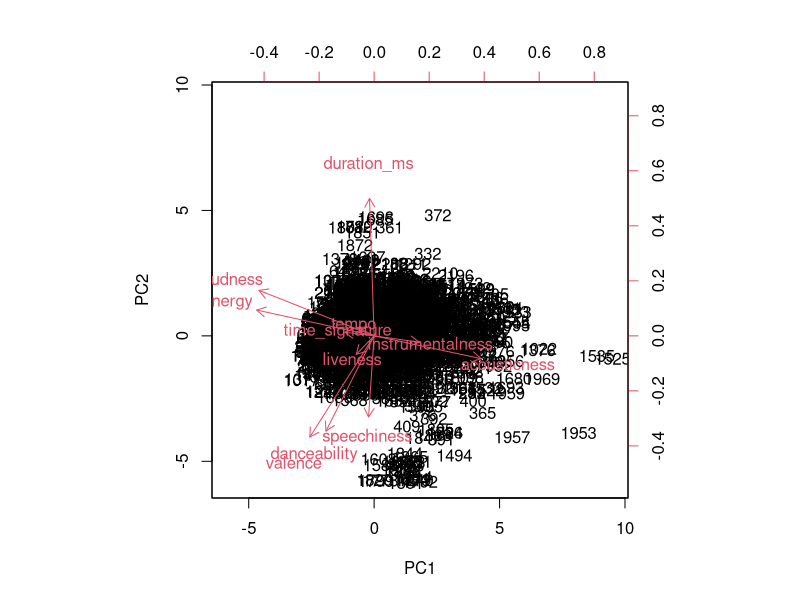
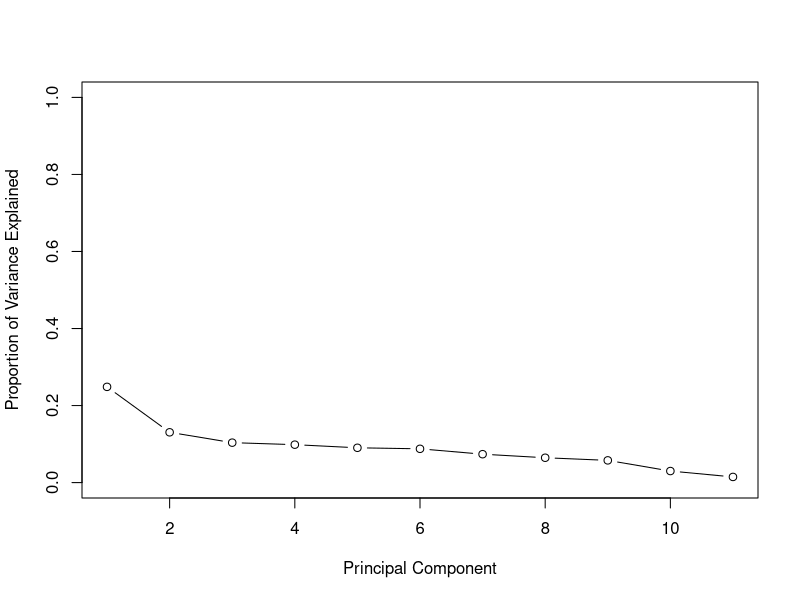
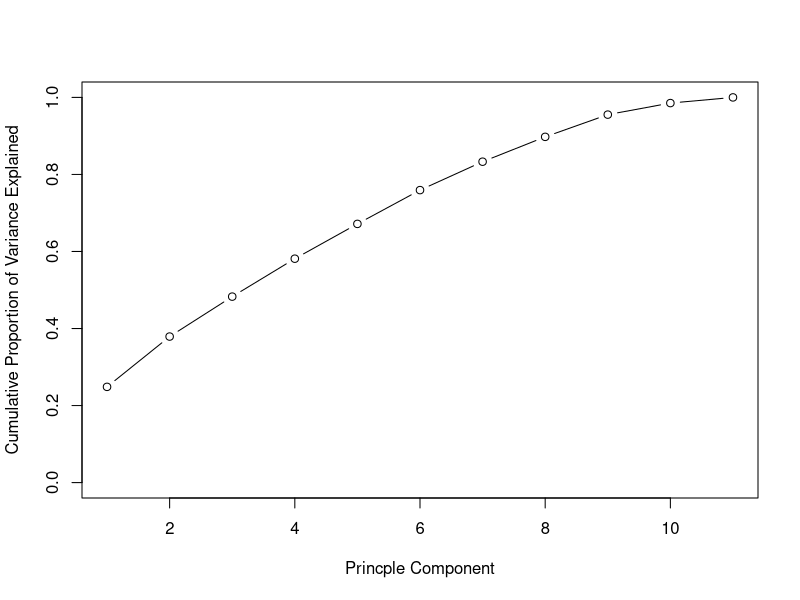
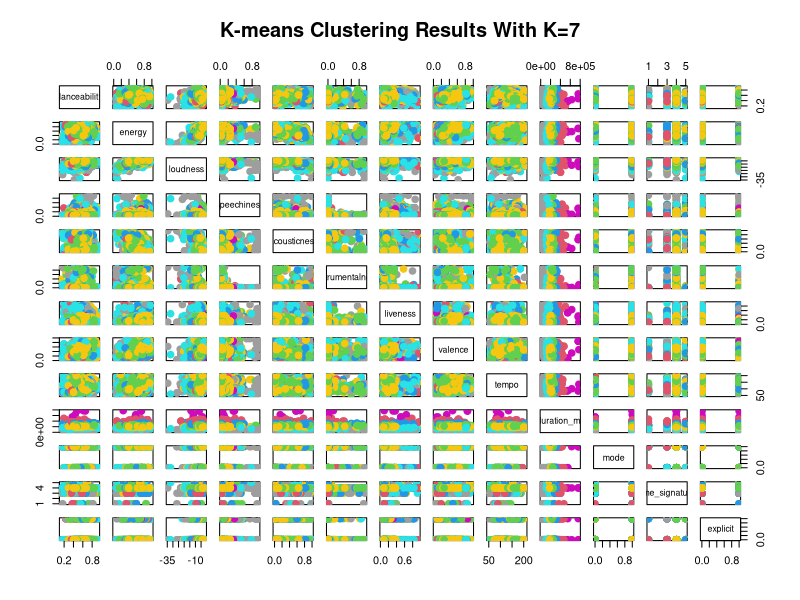
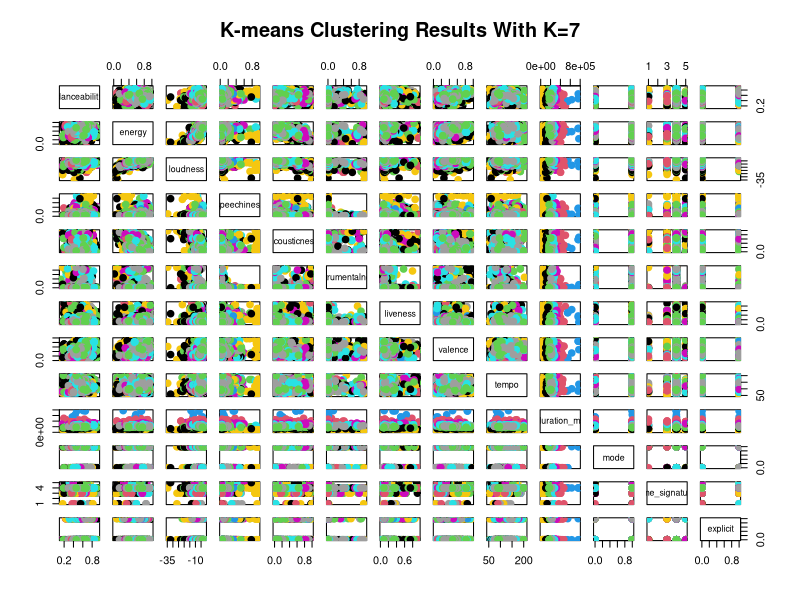
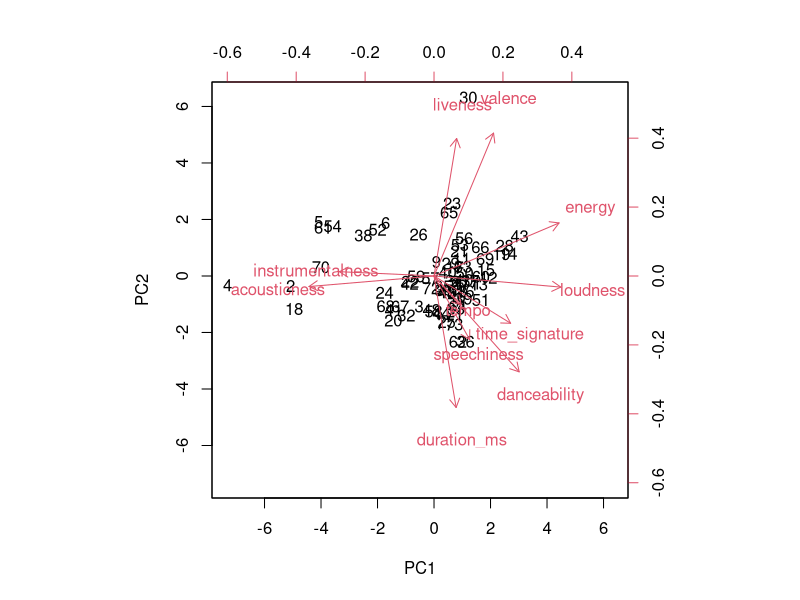
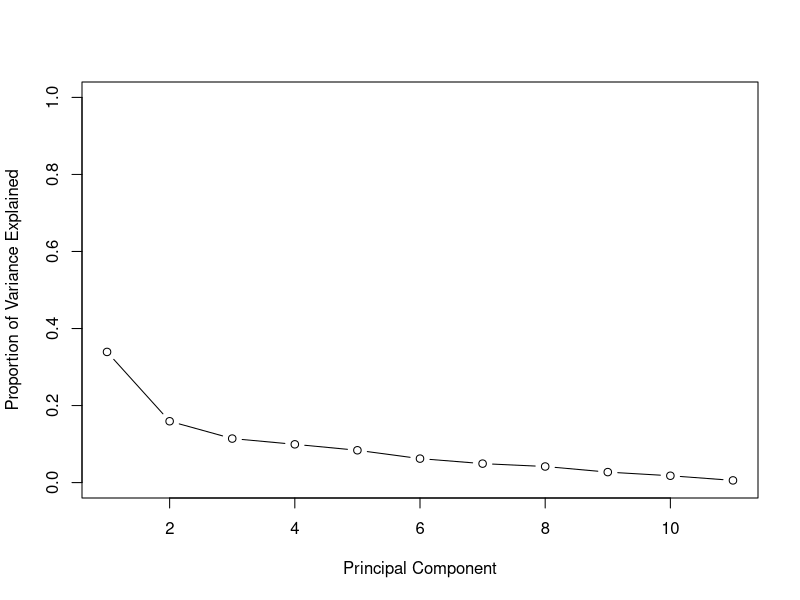
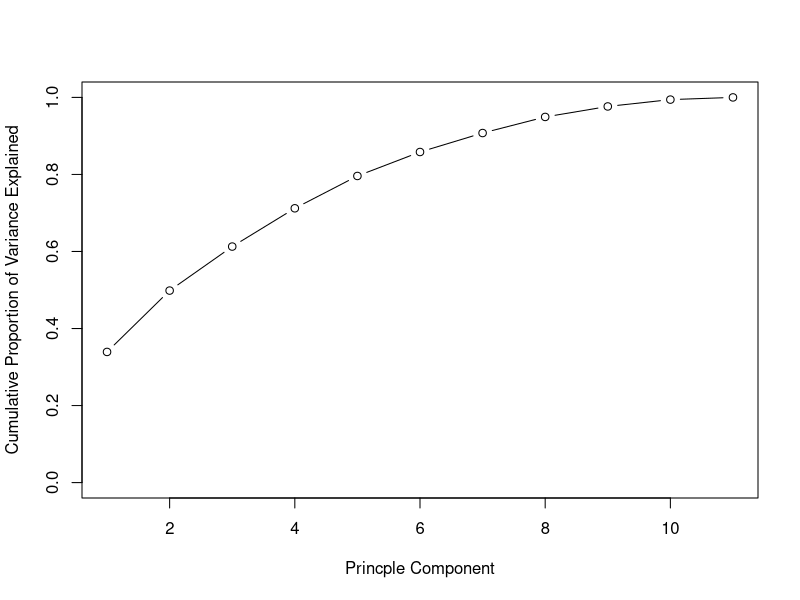

Reproduce these figures in R, in order. (Note: this script raises an error after producing the figures.)
## ---- chunk 1
knitr::opts_chunk$set(echo = TRUE)
## ---- chunk 2
library(tidyverse)
library(readr)
library(here)
library(ggrepel)
library(gganimate)
library(ggplot2)
## ---- chunk 3
all <- read_csv(here("data/all.csv")) 

#only keeping numeric var for pca
all_pca <- all %>%
  select(danceability, energy, loudness, speechiness, acousticness, instrumentalness,
         liveness, valence, tempo, duration_ms, time_signature)

all_cluster <- all %>%
  select(danceability, energy, loudness, speechiness, acousticness, instrumentalness,
         liveness, valence, tempo, duration_ms, mode, time_signature, explicit)
## ---- chunk 4
#PCA
pr.out = prcomp(all_pca, scale = TRUE)

#means
pr.out$center
#standard dev
pr.out$scale
#principal component loading
pr.out$rotation

#biplot
pr.out$rotation = - pr.out$rotation
pr.out$x = - pr.out$x
biplot(pr.out, scale = 0)

#variance of principal components
pr.var = pr.out$sdev^2
pve = pr.var / sum(pr.var)

#principal comp vs var plots
plot(pve, xlab = "Principal Component", ylab = "Proportion of Variance Explained",
     ylim = c(0, 1), type = "b")
plot(cumsum(pve), xlab = "Princple Component", ylab = "Cumulative Proportion of Variance Explained",
     ylim = c(0, 1), type = "b")
## ---- chunk 5
#k means with k = 7
km.out = kmeans(all_cluster, centers = 7, nstart = 50)
plot(all_cluster, col = (km.out$cluster + 1), main = "K-means Clustering Results With K=7",
     pch = 20, cex = 2)

#k means with k = 8
km.out1 = kmeans(all_cluster, centers = 8, nstart = 50)
plot(all_cluster, col = (km.out1$cluster + 1), main = "K-means Clustering Results With K=7",
     pch = 20, cex = 2)
## ---- chunk 6
#clustering with albums, not individual songs
album_pca <- all %>%
  group_by(album_name) %>%
  summarize(danceability = mean(danceability),
         energy = mean(energy),
         loudness = mean(loudness), 
         speechiness = mean(speechiness), 
         acousticness = mean(acousticness), 
         instrumentalness = mean(instrumentalness),
         liveness = mean(liveness), 
         valence = mean(valence), 
         tempo = mean(tempo), 
         duration_ms = mean(duration_ms), 
         time_signature = mean(time_signature)) %>%
  select(-album_name)

album_PCA_titles <- all %>%
  group_by(album_name) %>%
  summarize(danceability = mean(danceability),
         energy = mean(energy),
         loudness = mean(loudness), 
         speechiness = mean(speechiness), 
         acousticness = mean(acousticness), 
         instrumentalness = mean(instrumentalness),
         liveness = mean(liveness), 
         valence = mean(valence), 
         tempo = mean(tempo), 
         duration_ms = mean(duration_ms), 
         time_signature = mean(time_signature)) %>%
  mutate(artist = case_when(
    album_name %in% c("Taylor Swift", "Fearless", "Speak Now", "Red", "1989",
                      "reputation", "Lover", "folklore", "evermore") ~ "Taylor Swift",
    album_name %in% c("Yours Truly", "My Everything", "Dangerous Woman", "thank u, next",
                      "Sweetener", "Positions") ~ "Ariana Grande",
    album_name %in% c("Yellow Submarine Songtrack", "Live At The Hollywood Bowl", 
                      "The Beatles") ~ "The Beatles",
    album_name == "Honeymoon" ~ "Beach Bunny",
    album_name %in% c("True Romance", "SUCKER", "Number 1 Angel", "Pop 2",
                      "Charli", "how i'm feeling now") ~ "Charli XCX",
    album_name %in% c("Wide Open Spaces", "Fly", "Home", "Taking The Long Way",
                      "Gaslighter") ~ "The Chicks",
    album_name %in% c("Tug of War", "Kiss", "Emotion", "EMOTION SIDE B +", "Dedicated",
                      "Dedicated Side B") ~ "Carly Rae Jepsen",
    album_name %in% c("So Far Gone", "Thank Me Later", "Take Care", "Nothing Was The Same",
                      "If You're Reading This It's Too Late", "What A Time To Be Alive", "Views",
                      "More Life", "Scorpion", "Care Package", "Dark Lane Demo Tapes") ~ "Drake",
    album_name %in% c("Dua Lipa", "Future Nostalgia") ~ "Dua Lipa",
    album_name %in% c("Wasteland, Baby!", "Hozier") ~ "Hozier",
    album_name %in% c("For Emma, Forever Ago", "Bon Iver", "22, A Million", "i,i") ~ "Bon Iver",
    album_name %in% c("The College Dropout", "Late Registration", "Graduation", "808s & Heartbreak",
                      "My Beautiful Dark Twisted Fantasy", "Watch The Throne", "Yeezus",
                      "The Life Of Pablo", "ye", "KIDS SEE GHOSTS", "JESUS IS KING") ~ "Kanye",
    album_name %in% c("Pure Heroine", "Melodrama") ~ "Lorde",
    album_name %in% c("Wednesday Morning, 3 A.M.", "Parsley, Sage, Rosemary And Thyme", "Bookends",
                      "The Graduate", "Bridge Over Troubled Water") ~ "Simon & Garfunkel"
    
  ))

## ---- chunk 7
#pca with albums
pr.out_album = prcomp(album_pca, scale = TRUE)

#means
pr.out_album$center
#standard dev
pr.out_album$scale
#principal component loading
pr.out_album$rotation

#biplot
pr.out_album$rotation = - pr.out_album$rotation
pr.out_album$x = - pr.out_album$x
biplot(pr.out_album, scale = 0)

#variance of principal components
pr.var_album = pr.out_album$sdev^2
pve_album = pr.var_album / sum(pr.var_album)

#principal comp vs var plots
plot(pve_album, xlab = "Principal Component", ylab = "Proportion of Variance Explained",
     ylim = c(0, 1), type = "b")
plot(cumsum(pve_album), xlab = "Princple Component", ylab = "Cumulative Proportion of Variance Explained",
     ylim = c(0, 1), type = "b")

#pca graphs
pca_rotations <- data.frame(pr.out_album$rotation)
pca_rotations$variables <- rownames(pca_rotations)
PC1graph <- 
  ggplot(data = pca_rotations, mapping = aes(x = variables, y = PC1, 
                                          fill = variables)) +
  geom_col() +
  coord_flip() +
  labs(title = "Production: Simple vs. Embellished") +
  theme(legend.position = "none")
PC1graph

PC2graph <- 
  ggplot(data = pca_rotations, mapping = aes(x = variables, y = PC2, 
                                          fill = variables)) +
  geom_col() +
  coord_flip() +
  theme(legend.position = "none") +
  labs(title = "Rhythm vs. Energy")
PC2graph

PC3graph <- 
  ggplot(data = pca_rotations, mapping = aes(x = variables, y = PC3, 
                                          fill = variables)) +
  geom_col() +
  coord_flip() +
  theme(legend.position = "none")
PC3graph

pca_titles <- as.data.frame(pr.out_album$x)
pca_titles$album_name <- album_PCA_titles$album_name
pca_titles$artist <- album_PCA_titles$artist

taylor_pca <- ggplot(pca_titles, aes(x = PC1, y = PC2)) +
  geom_point(alpha = .3) +
  geom_text_repel(data = subset(pca_titles, artist == "Taylor Swift"),
            aes(label = album_name)) +
  geom_point(data = subset(pca_titles, artist == "Taylor Swift"), 
             mapping = aes(x = PC1, y = PC2),
             alpha = .7, color = "purple2") +
  ylab("Rhythm vs. Energy") +
  xlab("Production: Simple vs Embellished")
taylor_pca

p_pca_album <- ggplot(pca_titles, aes(x = PC1, y = PC2)) +
  geom_text(data = pca_titles, aes(label = album_name, y = PC2 + .2)) +
  xlab("Production: Simple vs Embellished") +
  ylab("Rhythm vs Energy") +
  transition_states(artist, transition_length = 5)
animate(p_pca_album, fps = 0.5) + 
  ggtitle('Artist: {closest_state}')
## ---- chunk 8
##clustering with albums
#choosing k
n_pca <- as_tibble(pr.out_album$x[, 1:3])
n_clusters_kmeans1<-kmeans(n_pca, centers = 1, nstart = 20)
n_clusters_kmeans2<-kmeans(n_pca, centers = 2, nstart = 20)
n_clusters_kmeans3<-kmeans(n_pca, centers = 3, nstart = 20)
n_clusters_kmeans4<-kmeans(n_pca, centers = 4, nstart = 20)
n_clusters_kmeans5<-kmeans(n_pca, centers = 5, nstart = 20)
n_clusters_kmeans6<-kmeans(n_pca, centers = 6, nstart = 20)
kmeansvariation <- tibble("K" = 1:6,
                              "SS" = c(n_clusters_kmeans1$tot.withinss,
                                       n_clusters_kmeans2$tot.withinss,
                                       n_clusters_kmeans3$tot.withinss,
                                       n_clusters_kmeans4$tot.withinss,
                                       n_clusters_kmeans5$tot.withinss,
                                       n_clusters_kmeans6$tot.withinss))

ggplot(data = kmeansvariation, mapping = aes(x = K, y = SS)) +
  geom_line() +
  geom_point() +
  labs(title = "K means scree plot")

#complete linkage plot
n_pca_dist <- dist(n_pca)
distmatrix <- as.matrix(n_pca_dist)
n_clusters_hier<-hclust(dist(n_pca))
plot(n_clusters_hier, xlab = "", ylab = "", sub = "", 
     main = "Complete Linkage")

#cut = 4
n_clusters_hier_cut <- cutree(n_clusters_hier, 4)

n_pca_kmeans <- n_pca %>% mutate(cluster = n_clusters_kmeans4$cluster)
n_pca_hier <- n_pca %>% mutate(cluster = n_clusters_hier_cut)

ggplot(n_pca_kmeans, aes(x = PC1, y = PC2,
                          color = as.factor(cluster))) + 
  geom_point(alpha = .6) +
  labs(title = "kmeans clustering")

ggplot(n_pca_hier, aes(x = PC1, y = PC2, 
                        color = as.factor(cluster))) +
  geom_point(alpha = .6) +
  labs(title = "hierarchical clustering")
## ---- chunk 9
n_pca_kmeans$album_name <- album_PCA_titles$album_name
n_pca_kmeans$artist <- album_PCA_titles$artist

n_pca_hier$album_name <- album_PCA_titles$album_name
n_pca_hier$artist <- album_PCA_titles$artist
## ---- chunk 10
#saving data for dashboard
write_csv(pca_rotations, file = "pca_rotations.csv")
write_csv(pca_titles, file = "pca_titles.csv")
#n_clusters_hier <- as.data.frame(n_clusters_hier)
#write_csv(n_clusters_hier, file = "n_clusters_hier.csv")
write_csv(n_pca_kmeans, file = "n_pca_kmeans.csv")
write_csv(n_pca_hier, file = "n_pca_hier.csv")
